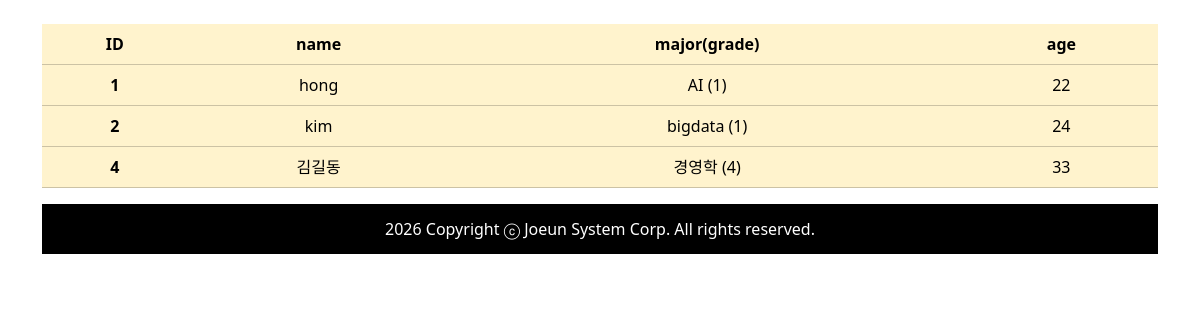
The app's page /, older data.
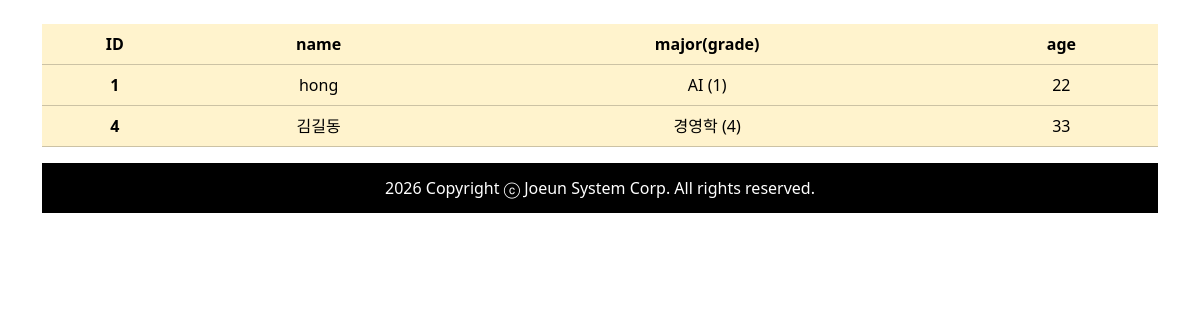
The same page, newer data.
### student/models.py (models this page shows, shortened)
class Student(models.Model): # 테이블이름 : 앱명_클래스명소문자(student_student)
  id = models.AutoField(primary_key=True) # 테이블안의 컬럼
  name = models.CharField(max_length=100, unique=True)
  major = models.CharField(max_length=100, null=True, blank=True)
  age   = models.IntegerField(default=1)
  grade = models.IntegerField(default=1)

### student/views.py (the view)
# urls.py: path("", views.list),
def list(request):
  students = Student.objects.all()
  return render(request, "student/list.html", {"students":students})

### student/templates/student/list.html (shortened to what this page needs)
{% extends "base.html" %}
{% block content %}
  {% if students %}
    <table class="table table-warning">
      <thead>
        <tr>
          <th scope="col">ID</th>
          <th scope="col">name</th>
          <th scope="col">major(grade)</th>
          <th scope="col">age</th>
        </tr>
      </thead>
      <tbody>
        {% for s in students %}
        <tr onclick="location='/student/get/{{s.id}}'">
          <th scope="row">{{s.id}}</th>
          <td>{{s.name}}</td>
          <td>{{s.major}} ({{s.grade}})</td>
          <td>{{s.age}}</td>
        </tr>
        {% endfor %}
      </tbody>
    </table>
  {% else %}
      <table class="table table-secondary">
        <tr><td>데이터가 없습니다</td></tr>
      </table>
  {% endif %}
{% endblock %}

### student/templates/base.html (shortened to what this page needs)
<!DOCTYPE html>
<html lang="en">
<head>
  <link href="https://cdn.jsdelivr.net/npm/bootstrap@5.3.8/dist/css/bootstrap.min.css"
        rel="stylesheet">
  {% load static %}
  <link href="{% static 'css/ex.css'%}" rel="stylesheet">
</head>
<body>
  <div class="container py-4 text-center">
  {% block content %}{% endblock %}
  {% include "footer.html" with year=2026 %}
  </div>
</body>
</html>

### student/templates/footer.html (shortened to what this page needs)
<!DOCTYPE html>
<html lang="en">
<head>
</head>
<body>
  <footer>
    <div class="copyright">{{year}} Copyright ⓒ Joeun System Corp. All rights reserved.</div>
  </footer>
</body>
</html>

### student/templates/footer.html (style rules this page uses)
footer { width:100%; margin:5px auto; height: 150px; overflow: hidden; }
footer div:last-child { height:50px; line-height:50px; text-align:center; background-color:black; color:white; }

Row changes from the older to the newer data that the page shows:
removed Student: id "2", name "kim", major "bigdata", grade "1", age "24"
